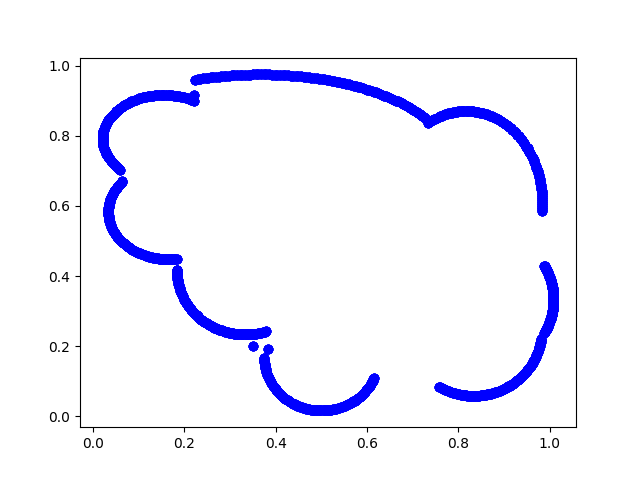

Write Python code to recreate this figure.
import numpy as np
import matplotlib.pyplot as plt
from scipy import interpolate
import shapely.geometry as geom 
import h5py
import random

left, right, down, up = 0, 1, 0, 1


class ParticlesGenerator:

    def __init__(self, N, x0=0, y0=0, intensity=[5, 5]):
        self.N = N
        self.x0 = x0
        self.y0 = y0
        self.intensity = intensity

        t = np.linspace(np.pi, np.pi/2.5, 100)
        x1 = -250 + 180 * np.cos(t)
        y1 = -150 - 220 * np.sin(t)
        x2 = -230
        y2 = -410

        x = np.append(x1, x2)
        y = np.append(y1, y2)

        x1 = -190
        y1 = -420

        x = np.append(x, x1)
        y = np.append(y, y1)

        t = np.linspace(np.pi, np.pi/8, 100)
        x1 = -50 + 150 * np.cos(t)
        y1 = -450 - 180 * np.sin(t)

        x = np.append(x, x1)
        y = np.append(y, y1)

        t = np.linspace(np.pi*2/3, np.pi/20, 100)
        x1 =  350 + 180 * np.cos(t)
        y1 = -350 - 230 * np.sin(t)

        x = np.append(x, x1)
        y = np.append(y, y1)

        t = np.linspace(np.pi/6, -np.pi/6, 100)
        x1 = 380 + 180 * np.cos(t)
        y1 = -250 - 230 * np.sin(t)

        x = np.append(x, x1)
        y = np.append(y, y1)

        t = np.linspace(np.pi/30, -np.pi*2/3, 100)
        x1 = 330 + 200 * np.cos(t)
        y1 = 85 - 310 * np.sin(t)

        x = np.append(x, x1)
        y = np.append(y, y1)

        t = np.linspace(-np.pi/6, -np.pi*11/18, 100)
        x1 = -210 + 500 * np.cos(t)
        y1 = 220 - 300 * np.sin(t)

        x = np.append(x, x1)
        y = np.append(y, y1)

        x1 = -385
        y1 = 450

        x = np.append(x, x1)
        y = np.append(y, y1)

        t = np.linspace(-np.pi/3, -np.pi*5/4, 100)
        x1 = -465 + 160 * np.cos(t)
        y1 = 300 - 150 * np.sin(t)

        x = np.append(x, x1)
        y = np.append(y, y1)

        t = np.linspace(-np.pi*7/9, -np.pi*277/180, 100)
        x1 = -450 + 160 * np.cos(t)
        y1 = 50 - 163 * np.sin(t)

        x = np.append(x, x1)
        y = np.append(y, y1)

        x1 = -430
        y1 = -150

        x = np.append(x, x1)/1200 + 650/1200
        y = np.append(y, y1)/1200 + 650/1200

        spline_coords, figure_spline_part = interpolate.splprep([x, y], s=0)
        spline_curve = interpolate.splev(figure_spline_part, spline_coords)

        curve_coords = []
        for i in range(len(spline_curve[0])):
            curve_coords.append([spline_curve[0][i], spline_curve[1][i]])
        
        plt.plot(x, y, 'bo')
        plt.savefig('crab_true.png')

        self.polygon = geom.Polygon(curve_coords)

    def density(self, x, y):  
        return np.exp(- self.intensity[0] * (x - self.x0)**2 - self.intensity[1] * (y - self.y0)**2)

    def points_generator(self):

        i = 0
        while i < self.N:
            x = np.random.uniform(left, right)
            y = np.random.uniform(down, up)

            p = geom.Point(x, y)

            z = np.random.uniform(0.0, 1.0)
            if z <= self.density(x, y) and p.within(self.polygon):
                particle_coords.append([x, y])
                i += 1


particle_coords = []
rho = ParticlesGenerator(20000, 300/1200, 650/1200, [30, 30])
rho.points_generator()

rho = ParticlesGenerator(20000, 500/1200, 775/1200, [30, 30])
rho.points_generator()

rho = ParticlesGenerator(20000, 0.8, 0.8, [30, 30])
rho.points_generator()

rho = ParticlesGenerator(20000, 850/1200, 250/1200, [30, 30])
rho.points_generator()

rho = ParticlesGenerator(20000, 640/1200, 1150/1200, [30, 30])
rho.points_generator()

rho = ParticlesGenerator(20000, 150/1200, 1100/1200, [30, 30])
rho.points_generator()

x_array = np.array(particle_coords)[:, 0]
y_array = np.array(particle_coords)[:, 1]

########################################################
float_type = np.float64
int_type = np.int32

box_size = 1
 
m_0 = 2*1.6735575e-24 # масса молекулы водорода в граммах
n_0 = 2*10**5 # характерная концентрация частиц в частицах на куб. см

m_unit = 2*10**33 # единица массы (солнечная масса)
len_unit = 9.460e17 # единица длины (1 парсек)
vel_unit = 100 # единица скорости (1 м/с)

len_nebulas_x = 1
len_nebulas_y = 1
square_nebulas = len_nebulas_x * len_nebulas_y / len(x_array)

scale_0 = 0.1 * len_unit # характерная толщина туманности
rho_gass_in_square = m_0 * n_0 * scale_0
gas_mass = rho_gass_in_square * square_nebulas

gas_part_num = len(x_array)
gas_coords = np.zeros([gas_part_num, 3], dtype=float_type)
gas_vel = np.zeros([gas_part_num, 3], dtype=float_type)
gas_masses = np.zeros(gas_part_num, dtype=float_type)

for i in range(len(x_array)):
    gas_coords[i, 0] = x_array[i]
    gas_coords[i, 1] = y_array[i]

    gas_vel[i, 0] = float_type(x_array[i]/np.sqrt(x_array[i]**2 + y_array[i]**2) * 300000)
    gas_vel[i, 1] = float_type(y_array[i]/np.sqrt(x_array[i]**2 + y_array[i]**2) * 300000)
    
    gas_masses[i] = gas_mass 


##############################################
background_parts = 500

m_bg = 2*1.6735575e-24 # масса молекулы вакуума
n_bg = 2*10**1 # характерная концентрация частиц в вакууме

square_bg = box_size**2 / background_parts

scale_0 = 0.1 * len_unit # характерная толщина туманности
rho_bg_in_square = m_bg * n_bg * scale_0
bg_mass = rho_bg_in_square * square_bg

bg_coords = np.zeros([background_parts, 3], dtype=float_type)
bg_velocity = np.zeros([background_parts, 3], dtype=float_type)
bg_masses =  np.zeros(background_parts, dtype=float_type)

for i in range(background_parts):
    bg_coords[i, 0] = float_type(random.uniform(0, box_size))
    bg_coords[i, 1] = float_type(random.uniform(0, box_size))

    bg_masses[i] = bg_mass

all_parts = gas_part_num + background_parts
all_coords = np.zeros([all_parts, 3], dtype=float_type)
all_velocity = np.zeros([all_parts, 3], dtype=float_type)

for i in range(all_parts):
    if i < gas_part_num:
        all_coords[i, :] = gas_coords[i, :]
        all_velocity[i, :] = gas_vel[i, :]
    else:
        all_coords[i, :] = bg_coords[i-gas_part_num, :]
        all_velocity[i, :] = bg_velocity[i-gas_part_num, :]

all_mass = np.append(gas_masses, bg_mass)


##############################################
IC = h5py.File('./CrabNebula.hdf5', 'w')
header = IC.create_group("Header") 
part0 = IC.create_group("PartType0")

KEY_STUB = 0
KEY_STUB_ARRAY = np.ones(6, dtype = int_type)
num_part = np.array([all_parts, 0, 0, 0, 0, 0], dtype=int_type)
header.attrs.create("NumPart_ThisFile", num_part)
header.attrs.create("NumPart_Total_HighWord", np.zeros(6, dtype=int_type))
header.attrs.create("NumPart_Total", num_part)
header.attrs.create("MassTable", KEY_STUB_ARRAY)
header.attrs.create("Time", KEY_STUB)
header.attrs.create("BoxSize", box_size)
header.attrs.create("Redshift", KEY_STUB)
header.attrs.create("Omega0", KEY_STUB)
header.attrs.create("OmegaB", KEY_STUB)
header.attrs.create("OmegaLambda", KEY_STUB)
header.attrs.create("HubbleParam", KEY_STUB)
header.attrs.create("Flag_Sfr", KEY_STUB)
header.attrs.create("Flag_Cooling", KEY_STUB)
header.attrs.create("Flag_StellarAge", KEY_STUB)
header.attrs.create("Flag_Metals", KEY_STUB)
header.attrs.create("Flag_Feedback", KEY_STUB)
header.attrs.create("NumFilesPerSnapshot", KEY_STUB)
header.attrs.create("Flag_DoublePrecision", 1)

part0.create_dataset("ParticleIDs", data=np.arange(0, all_parts))
part0.create_dataset("Coordinates", data=all_coords)
part0.create_dataset("Velocities", data=all_velocity)
part0.create_dataset("Masses", data=all_mass)

IC.close()
